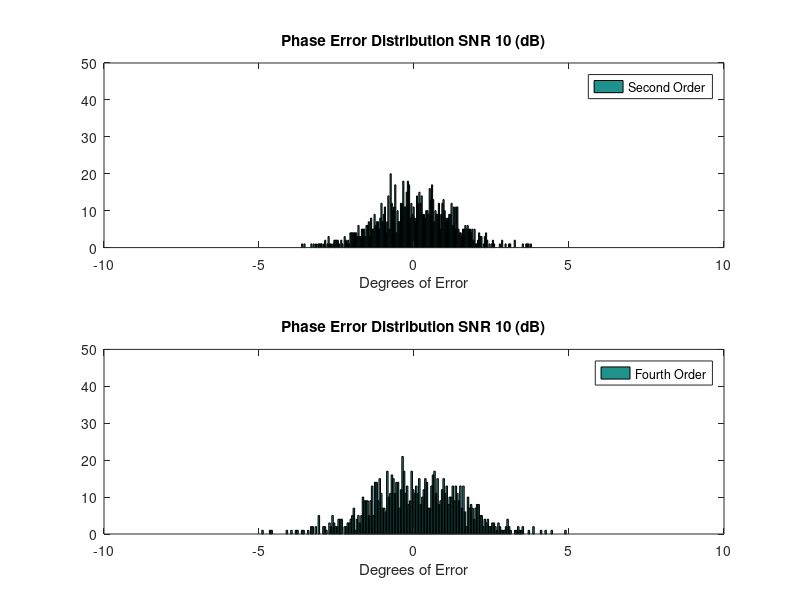
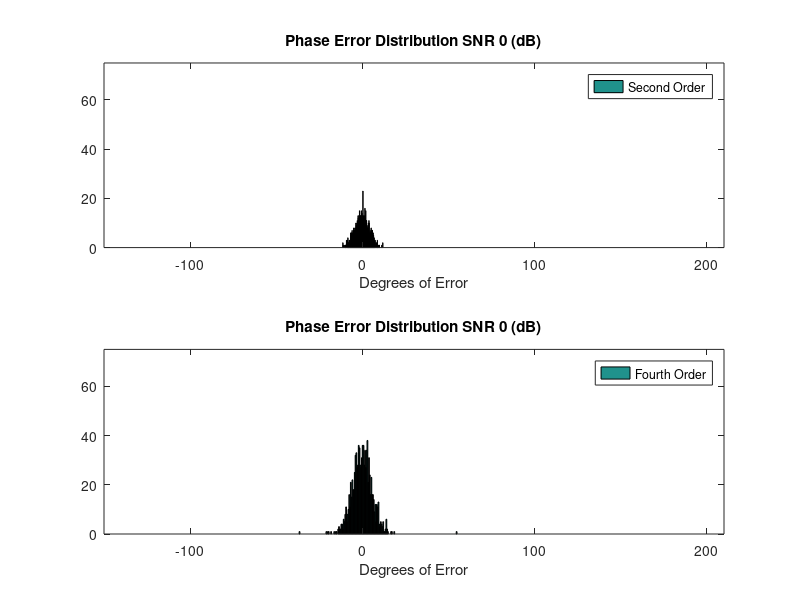
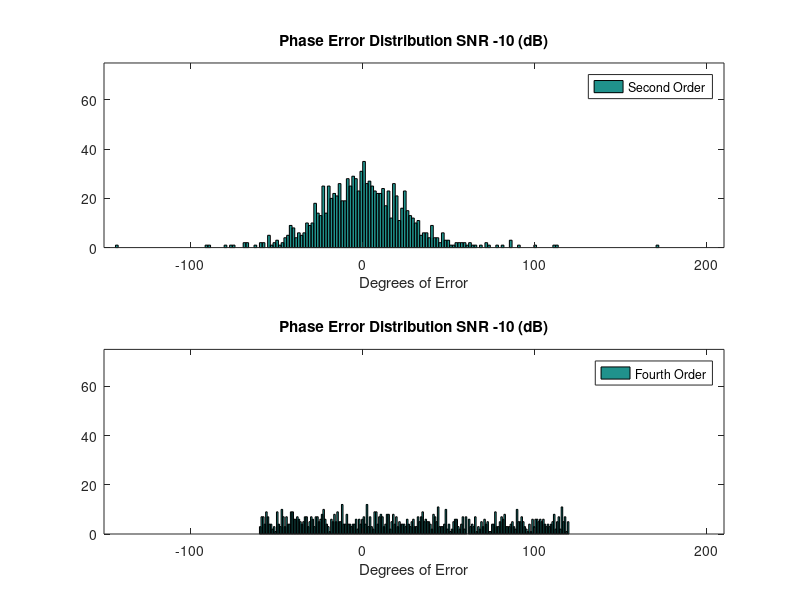

These charts were generated, in order, by the following MATLAB code:
%% Error Calculations Second and Fourth
clc;clear;
%% Initializations
alpha = 1;
eye_optimal = 0.3737;

pol_signal_one = [1;-1;0]./sqrt(2);
pol_cum_signal_one = [1;1;0;-1;0;0]./sqrt(3); %ground

S_O = 30;
signal_one_offset = S_O*pi/180;

Averaged_samples = 1000;
Window_optimal = 81;    %size of window


phase_dist_second_10 = zeros(1,Averaged_samples);
mag_dist_second_10 = zeros(1,Averaged_samples);

phase_dist_second_0 = zeros(1,Averaged_samples);
mag_dist_second_0 = zeros(1,Averaged_samples);

phase_dist_second_n10 = zeros(1,Averaged_samples);
mag_dist_second_n10 = zeros(1,Averaged_samples);

phase_dist_fourth_10 = zeros(1,Averaged_samples);
mag_dist_fourth_10 = zeros(1,Averaged_samples);

phase_dist_fourth_0 = zeros(1,Averaged_samples);
mag_dist_fourth_0 = zeros(1,Averaged_samples);

phase_dist_fourth_n10 = zeros(1,Averaged_samples);
mag_dist_fourth_n10 = zeros(1,Averaged_samples);

SNR = [-10 ,0, 10];
%% Generic Loop Calculations

for SNR_sample = 1:length(SNR);
    
    Noise = (10^(-SNR(SNR_sample)/20))/sqrt(3);
    
    for sample = 1:Averaged_samples
        %% Random Statistics Used for Both second and forth order Algorithms
        
        signal_one =  pol_signal_one*(sqrt(-2*log(1-rand(1,Window_optimal))).*exp(1i*2*pi*rand(1,Window_optimal)));
        
        s1 = alpha*signal_one;
        s2 = alpha*exp(1i*signal_one_offset)*signal_one ;
        
        s1_Noise = s1 + Noise*sqrt(-2*log(1-rand(3,Window_optimal))).*exp(1i*2*pi*rand(3,Window_optimal));
        s2_Noise = s2 + Noise*sqrt(-2*log(1-rand(3,Window_optimal))).*exp(1i*2*pi*rand(3,Window_optimal));
        %% Second order Statistics
        S1_2 = [s1_Noise(1,:)
            s1_Noise(2,:)
            s1_Noise(3,:)];
        
        S2_2 = [s2_Noise(1,:)
            s2_Noise(2,:)
            s2_Noise(3,:)];
        
        R1_2 = S1_2*S1_2'/Window_optimal;
        R2_2 = S1_2*S2_2'/Window_optimal;
        
        [eigenvect_2,eigenval_2] = eig(pinv(R1_2 + eye_optimal*eye(3))*R2_2);
        
        polarfilter_2 = abs(pol_signal_one'*eigenvect_2);
        [~,srt_2] = sort(polarfilter_2,'descend');
        if (SNR(SNR_sample) == 10)
            phase_dist_second_10(sample) = ((signal_one_offset + angle(eigenval_2(srt_2(1),srt_2(1)))));
            mag_dist_second_10(sample) =  (abs(eigenval_2(srt_2(1),srt_2(1))));
            
        elseif (SNR(SNR_sample) == 0)
            phase_dist_second_0(sample) = ((signal_one_offset + angle(eigenval_2(srt_2(1),srt_2(1)))));
            mag_dist_second_0(sample) = (abs(eigenval_2(srt_2(1),srt_2(1))));
            
            
        elseif (SNR(SNR_sample) == -10)
            phase_dist_second_n10(sample) = ((signal_one_offset + angle(eigenval_2(srt_2(1),srt_2(1)))));
            mag_dist_second_n10(sample) = (abs(eigenval_2(srt_2(1),srt_2(1))));
            
        end
        %% Fourth Order Statistics
        S1_4 = [s1_Noise(1,:).*s1_Noise(1,:)
            s1_Noise(2,:).*s1_Noise(2,:)
            s1_Noise(3,:).*s1_Noise(3,:)
            s1_Noise(1,:).*s1_Noise(2,:)
            s1_Noise(1,:).*s1_Noise(3,:)
            s1_Noise(2,:).*s1_Noise(3,:)];
        
        S2_4 = [s2_Noise(1,:).*s2_Noise(1,:)
            s2_Noise(2,:).*s2_Noise(2,:)
            s2_Noise(3,:).*s2_Noise(3,:)
            s2_Noise(1,:).*s2_Noise(2,:)
            s2_Noise(1,:).*s2_Noise(3,:)
            s2_Noise(2,:).*s2_Noise(3,:)];
        
        R1_4 = S1_4*S1_4'/Window_optimal;
        R2_4 = S1_4*S2_4'/Window_optimal;
        
        [eigenvec_4,eigenval_4] = eig(pinv(R1_4 + eye_optimal*eye(6))*R2_4);
        
        polarfilter_4 = abs(pol_cum_signal_one'*eigenvec_4);
        [~,srt_4] = sort(polarfilter_4,'descend');
        if (SNR(SNR_sample) == 10)
            phase_dist_fourth_10(sample) = ((signal_one_offset + 0.5*angle(eigenval_4(srt_2(1),srt_2(1)))));
            mag_dist_fourth_10(sample) = (abs(eigenval_4(srt_2(1),srt_2(1))));
            
        elseif (SNR(SNR_sample) == 0)
            phase_dist_fourth_0(sample) = ((signal_one_offset + 0.5*angle(eigenval_4(srt_2(1),srt_2(1)))));
            mag_dist_fourth_0(sample) =  (abs(eigenval_4(srt_2(1),srt_2(1))));
            
            
        elseif (SNR(SNR_sample) == -10)
            phase_dist_fourth_n10(sample) = ((signal_one_offset + 0.5*angle(eigenval_4(srt_2(1),srt_2(1)))));
            mag_dist_fourth_n10(sample) = (abs(eigenval_4(srt_2(1),srt_2(1))));
            
        end
    end
end
phase_dist_second_10 = (phase_dist_second_10)*180/pi;
phase_dist_second_0 = (phase_dist_second_0)*180/pi;
phase_dist_second_n10 = (phase_dist_second_n10)*180/pi;

phase_dist_fourth_10 = (phase_dist_fourth_10)*180/pi;
phase_dist_fourth_0 = (phase_dist_fourth_0)*180/pi;
phase_dist_fourth_n10 = (phase_dist_fourth_n10)*180/pi;

%% Plotting Results
bins = 200;
xmin = S_O-180;
xmax = S_O+180;
ymin = 0;



ymax = 75;
figure(2);
subplot(2,1,1);
hist(phase_dist_second_0,bins);
title('Phase Error Distribution SNR 0 (dB)');
xlabel('Degrees of Error');
legend('Second Order');
axis([xmin,xmax,ymin,ymax]);

% figure(5);
subplot(2,1,2);
hist(phase_dist_fourth_0,bins);
title('Phase Error Distribution SNR 0 (dB)');
xlabel('Degrees of Error');
legend('Fourth Order');
axis([xmin,xmax,ymin,ymax]);

ymax = 75;
figure(3);
subplot(2,1,1);
hist(phase_dist_second_n10,bins);
title('Phase Error Distribution SNR -10 (dB)');
xlabel('Degrees of Error');
legend('Second Order');
axis([xmin,xmax,ymin,ymax]);

% figure(6);
subplot(2,1,2);
hist(phase_dist_fourth_n10,bins);
title('Phase Error Distribution SNR -10 (dB)');
xlabel('Degrees of Error');
legend('Fourth Order');
axis([xmin,xmax,ymin,ymax]);

ymax = 50;
xmin= -10; 
xmax = 10;

figure(1);
subplot(2,1,1);
hist(phase_dist_second_10,bins);
title('Phase Error Distribution SNR 10 (dB)');
xlabel('Degrees of Error');
legend('Second Order');
axis([xmin,xmax,ymin,ymax]);

% figure(4);
subplot(2,1,2);
hist(phase_dist_fourth_10,bins);
title('Phase Error Distribution SNR 10 (dB)');
xlabel('Degrees of Error');
legend('Fourth Order');
axis([xmin,xmax,ymin,ymax]);
